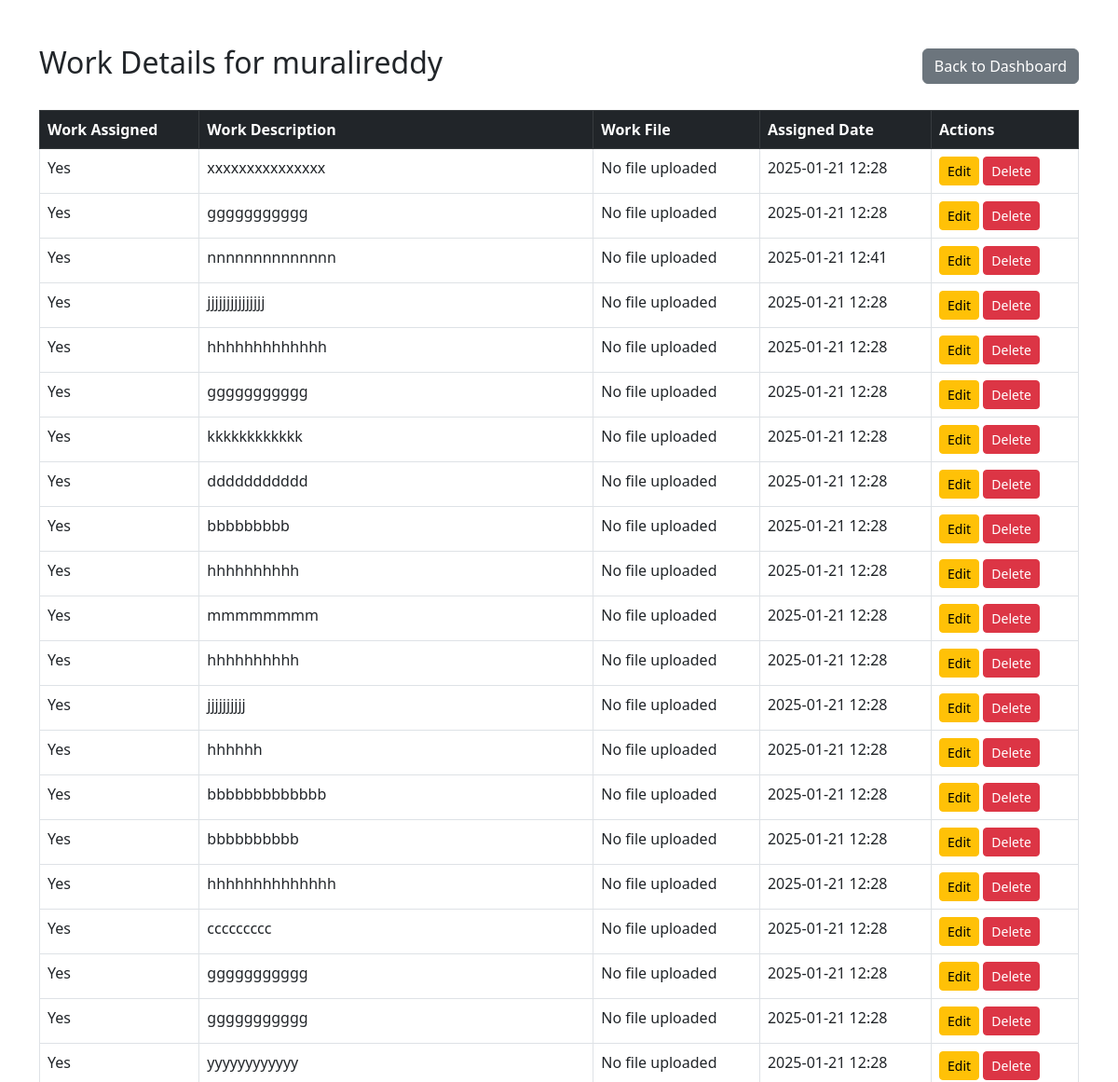
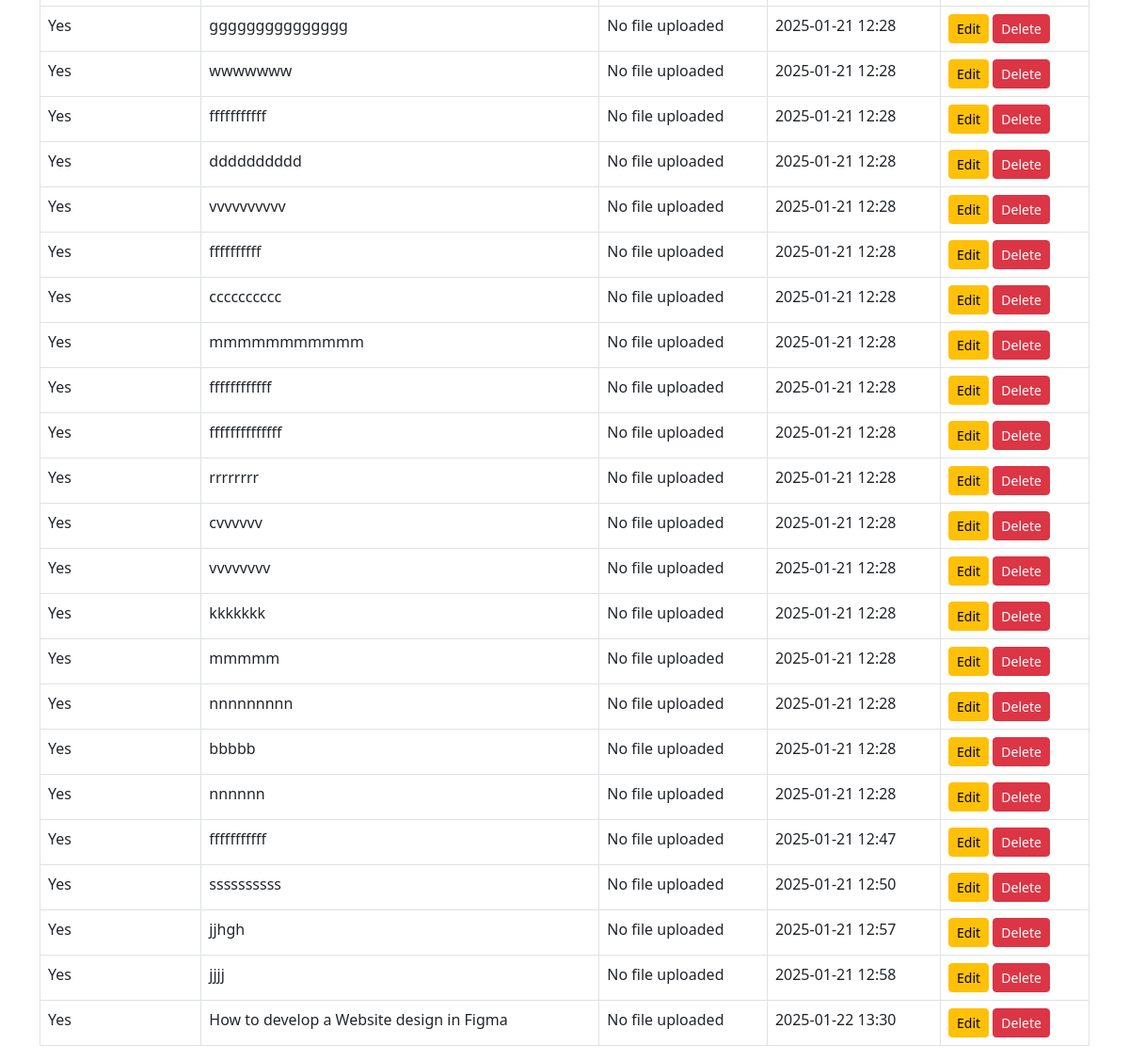
The page /work-details/1/ on the database its author committed (2 pictures, top to bottom).
### accounts/models.py (models this page shows, shortened)
class Employee(models.Model):
    name = models.CharField(max_length=100)
    email = models.EmailField(unique=True)
    password = models.CharField(max_length=100)
    salary = models.DecimalField(max_digits=10, decimal_places=2)
    category = models.CharField(max_length=50)
    phone_number = models.CharField(max_length=15)
    address = models.TextField()
    work_assigned = models.BooleanField(default=False)
    work_description = models.TextField(blank=True, null=True)
    work_file = models.FileField(upload_to='work_files/', blank=True, null=True)
    notification_seen = models.BooleanField(default=False)
    created_at = models.DateTimeField(default=timezone.now)  # Handle manually
    updated_at = models.DateTimeField(auto_now=True)  # Timestamp when updated

class Work(models.Model):
    description = models.TextField()  # Description of the work to be assigned
    assigned = models.BooleanField(default=False)  # Indicates if the work is assigned
    assigned_to = models.ForeignKey(Employee, on_delete=models.SET_NULL, null=True, blank=True)  # Foreign Key to Employee
    assigned_at = models.DateTimeField(default=timezone.now)  # Timestamp when the work was assigned
    due_date = models.DateTimeField(null=True, blank=True)  # Due date for the work, if applicable
    file = models.FileField(upload_to='work_files/', blank=True, null=True)  # Work-related files
    assigned_date = models.DateTimeField(default=timezone.now) # Date work was assigned

### accounts/views.py (the view)
# urls.py: path('work-details/<int:employee_id>/', views.work_details, name='work_details'),
def work_details(request, employee_id):
    employee = get_object_or_404(Employee, id=employee_id)
    work_details = Work.objects.filter(assigned_to=employee, assigned=True)
    return render(request, 'accounts/work_details.html', {
        'employee': employee,
        'work_details': work_details
    })

### accounts/templates/accounts/work_details.html (shortened to what this page needs)
<!DOCTYPE html>
<html lang="en">
  <head>
    <link
      rel="stylesheet"
      href="https://cdn.jsdelivr.net/npm/bootstrap@5.3.0-alpha3/dist/css/bootstrap.min.css"
    />
  </head>
  <body>
    <div class="container mt-5">
      <div class="d-flex justify-content-between align-items-center mb-4">
        <h2>Work Details for {{ employee.name }}</h2>
        <a href="{% url 'admin_dashboard' %}" class="btn btn-secondary"
          >Back to Dashboard</a
        >
      </div>
      <table class="table table-bordered table-hover">
        <thead class="table-dark">
          <tr>
            <th>Work Assigned</th>
            <th>Work Description</th>
            <th>Work File</th>
            <th>Assigned Date</th>
            <th>Actions</th>
          </tr>
        </thead>
        <tbody>
          {% for work in work_details %}
          <tr>
            <td>{{ work.assigned|yesno:"Yes,No" }}</td>
            <td>{{ work.description }}</td>
            <td>
              {% if work.file %}
              <a href="{{ work.file.url }}" target="_blank"
                >Download Work File</a
              >
              {% else %} No file uploaded {% endif %}
            </td>
            <td>{{ work.assigned_date|date:"Y-m-d H:i" }}</td>
            <td>
              <a
                href="{% url 'edit_work' employee.id work.id %}"
                class="btn btn-warning btn-sm"
                >Edit</a
              >
              <a
                href="{% url 'delete_work' employee.id work.id %}"
                class="btn btn-danger btn-sm"
                onclick="return confirm('Are you sure you want to delete this work?')"
                >Delete</a
              >
            </td>
          </tr>
          {% empty %}
          <tr>
            <td colspan="5" class="text-center">
              No work details available for this employee.
            </td>
          </tr>
          {% endfor %}
        </tbody>
      </table>
    </div>
  </body>
</html>

### rows shown on the page
Employee: name "muralireddy"
Work: assigned "Yes", description "xxxxxxxxxxxxxxx", file "No file uploaded", assigned_date "2025-01-21 12:28"
Work: assigned "Yes", description "ggggggggggg", file "No file uploaded", assigned_date "2025-01-21 12:28"
Work: assigned "Yes", description "nnnnnnnnnnnnnn", file "No file uploaded", assigned_date "2025-01-21 12:41"
Work: assigned "Yes", description "jjjjjjjjjjjjjjj", file "No file uploaded", assigned_date "2025-01-21 12:28"
Work: assigned "Yes", description "hhhhhhhhhhhhh", file "No file uploaded", assigned_date "2025-01-21 12:28"
Work: assigned "Yes", description "ggggggggggg", file "No file uploaded", assigned_date "2025-01-21 12:28"
Work: assigned "Yes", description "kkkkkkkkkkkk", file "No file uploaded", assigned_date "2025-01-21 12:28"
Work: assigned "Yes", description "ddddddddddd", file "No file uploaded", assigned_date "2025-01-21 12:28"
Work: assigned "Yes", description "bbbbbbbbb", file "No file uploaded", assigned_date "2025-01-21 12:28"
Work: assigned "Yes", description "hhhhhhhhhh", file "No file uploaded", assigned_date "2025-01-21 12:28"
Work: assigned "Yes", description "mmmmmmmm", file "No file uploaded", assigned_date "2025-01-21 12:28"
Work: assigned "Yes", description "hhhhhhhhhh", file "No file uploaded", assigned_date "2025-01-21 12:28"
Work: assigned "Yes", description "jjjjjjjjjj", file "No file uploaded", assigned_date "2025-01-21 12:28"
Work: assigned "Yes", description "hhhhhh", file "No file uploaded", assigned_date "2025-01-21 12:28"
Work: assigned "Yes", description "bbbbbbbbbbbbb", file "No file uploaded", assigned_date "2025-01-21 12:28"
Work: assigned "Yes", description "bbbbbbbbbb", file "No file uploaded", assigned_date "2025-01-21 12:28"
Work: assigned "Yes", description "hhhhhhhhhhhhhh", file "No file uploaded", assigned_date "2025-01-21 12:28"
Work: assigned "Yes", description "ccccccccc", file "No file uploaded", assigned_date "2025-01-21 12:28"
Work: assigned "Yes", description "ggggggggggg", file "No file uploaded", assigned_date "2025-01-21 12:28"
Work: assigned "Yes", description "ggggggggggg", file "No file uploaded", assigned_date "2025-01-21 12:28"
Work: assigned "Yes", description "yyyyyyyyyyyy", file "No file uploaded", assigned_date "2025-01-21 12:28"
Work: assigned "Yes", description "ggggggggggggggg", file "No file uploaded", assigned_date "2025-01-21 12:28"
Work: assigned "Yes", description "wwwwwww", file "No file uploaded", assigned_date "2025-01-21 12:28"
Work: assigned "Yes", description "fffffffffff", file "No file uploaded", assigned_date "2025-01-21 12:28"
Work: assigned "Yes", description "dddddddddd", file "No file uploaded", assigned_date "2025-01-21 12:28"
Work: assigned "Yes", description "vvvvvvvvvv", file "No file uploaded", assigned_date "2025-01-21 12:28"
Work: assigned "Yes", description "ffffffffff", file "No file uploaded", assigned_date "2025-01-21 12:28"
Work: assigned "Yes", description "cccccccccc", file "No file uploaded", assigned_date "2025-01-21 12:28"
Work: assigned "Yes", description "mmmmmmmmmmm", file "No file uploaded", assigned_date "2025-01-21 12:28"
Work: assigned "Yes", description "ffffffffffff", file "No file uploaded", assigned_date "2025-01-21 12:28"
Work: assigned "Yes", description "ffffffffffffff", file "No file uploaded", assigned_date "2025-01-21 12:28"
Work: assigned "Yes", description "rrrrrrrr", file "No file uploaded", assigned_date "2025-01-21 12:28"
Work: assigned "Yes", description "cvvvvvv", file "No file uploaded", assigned_date "2025-01-21 12:28"
Work: assigned "Yes", description "vvvvvvvv", file "No file uploaded", assigned_date "2025-01-21 12:28"
Work: assigned "Yes", description "kkkkkkk", file "No file uploaded", assigned_date "2025-01-21 12:28"
Work: assigned "Yes", description "mmmmm", file "No file uploaded", assigned_date "2025-01-21 12:28"
Work: assigned "Yes", description "nnnnnnnnn", file "No file uploaded", assigned_date "2025-01-21 12:28"
Work: assigned "Yes", description "bbbbb", file "No file uploaded", assigned_date "2025-01-21 12:28"
Work: assigned "Yes", description "nnnnnn", file "No file uploaded", assigned_date "2025-01-21 12:28"
Work: assigned "Yes", description "fffffffffff", file "No file uploaded", assigned_date "2025-01-21 12:47"
Work: assigned "Yes", description "ssssssssss", file "No file uploaded", assigned_date "2025-01-21 12:50"
Work: assigned "Yes", description "jjhgh", file "No file uploaded", assigned_date "2025-01-21 12:57"
Work: assigned "Yes", description "jjjj", file "No file uploaded", assigned_date "2025-01-21 12:58"
Work: assigned "Yes", description "How to develop a Website design in Figma", file "No file uploaded", assigned_date "2025-01-22 13:30"
